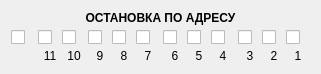
  <widget class="QWidget" name="verticalLayoutWidget_4">
   <property name="geometry">
    <rect>
     <x>10</x>
     <y>10</y>
     <width>321</width>
     <height>62</height>
    </rect>
   </property>
   <layout class="QVBoxLayout" name="verticalLayout_6">
    <property name="spacing">
     <number>0</number>
    </property>
    <item>
     <widget class="QLabel" name="label_41">
      <property name="font">
       <font>
        <weight>75</weight>
        <bold>true</bold>
       </font>
      </property>
      <property name="text">
       <string>ОСТАНОВКА ПО АДРЕСУ</string>
      </property>
      <property name="alignment">
       <set>Qt::AlignCenter</set>
      </property>
     </widget>
    </item>
    <item>
     <layout class="QGridLayout" name="gridLayout_2">
      <property name="spacing">
       <number>0</number>
      </property>
      <item row="0" column="3">
       <widget class="Switch" name="ab10">
        <property name="minimumSize">
         <size>
          <width>24</width>
          <height>24</height>
         </size>
        </property>
        <property name="maximumSize">
         <size>
          <width>24</width>
          <height>24</height>
         </size>
        </property>
        <property name="text">
         <string/>
        </property>
        <attribute name="buttonGroup">
         <string notr="true">addressBlockGroup</string>
        </attribute>
       </widget>
      </item>
      <item row="0" column="9">
       <widget class="Switch" name="ab6">
        <property name="minimumSize">
         <size>
          <width>24</width>
          <height>24</height>
         </size>
        </property>
        <property name="maximumSize">
         <size>
          <width>24</width>
          <height>24</height>
         </size>
        </property>
        <property name="text">
         <string/>
        </property>
        <attribute name="buttonGroup">
         <string notr="true">addressBlockGroup</string>
        </attribute>
       </widget>
      </item>
      <item row="0" column="0">
       <widget class="Switch" name="abUse">
        <property name="minimumSize">
         <size>
          <width>24</width>
          <height>24</height>
         </size>
        </property>
        <property name="maximumSize">
         <size>
          <width>24</width>
          <height>24</height>
         </size>
        </property>
        <property name="text">
         <string/>
        </property>
        <attribute name="buttonGroup">
         <string notr="true">addressBlockGroup</string>
        </attribute>
       </widget>
      </item>
      <item row="0" column="11">
       <widget class="Switch" name="ab4">
        <property name="minimumSize">
         <size>
          <width>24</width>
          <height>24</height>
         </size>
        </property>
        <property name="maximumSize">
         <size>
          <width>24</width>
          <height>24</height>
         </size>
        </property>
        <property name="text">
         <string/>
        </property>
        <attribute name="buttonGroup">
         <string notr="true">addressBlockGroup</string>
        </attribute>
       </widget>
      </item>
      <item row="0" column="5">
       <widget class="Switch" name="ab9">
        <property name="minimumSize">
         <size>
          <width>24</width>
          <height>24</height>
         </size>
        </property>
        <property name="maximumSize">
         <size>
          <width>24</width>
          <height>24</height>
         </size>
        </property>
        <property name="text">
         <string/>
        </property>
        <attribute name="buttonGroup">
         <string notr="true">addressBlockGroup</string>
        </attribute>
       </widget>
      </item>
      <item row="0" column="8">
       <spacer name="horizontalSpacer_6">
        <property name="orientation">
         <enum>Qt::Horizontal</enum>
        </property>
        <property name="sizeHint" stdset="0">
         <size>
          <width>40</width>
          <height>20</height>
         </size>
        </property>
       </spacer>
      </item>
      <item row="0" column="1">
       <spacer name="horizontalSpacer_8">
        <property name="orientation">
         <enum>Qt::Horizontal</enum>
        </property>
        <property name="sizeHint" stdset="0">
         <size>
          <width>40</width>
          <height>20</height>
         </size>
        </property>
       </spacer>
      </item>
      <item row="0" column="4">
       <spacer name="horizontalSpacer_5">
        <property name="orientation">
         <enum>Qt::Horizontal</enum>
        </property>
        <property name="sizeHint" stdset="0">
         <size>
          <width>40</width>
          <height>20</height>
         </size>
        </property>
       </spacer>
      </item>
      <item row="0" column="7">
       <widget class="Switch" name="ab7">
        <property name="minimumSize">
         <size>
          <width>24</width>
          <height>24</height>
         </size>
        </property>
        <property name="maximumSize">
         <size>
          <width>24</width>
          <height>24</height>
         </size>
        </property>
        <property name="text">
         <string/>
        </property>
        <attribute name="buttonGroup">
         <string notr="true">addressBlockGroup</string>
        </attribute>
       </widget>
      </item>
      <item row="0" column="14">
       <widget class="Switch" name="ab2">
        <property name="minimumSize">
         <size>
          <width>24</width>
          <height>24</height>
         </size>
        </property>
        <property name="maximumSize">
         <size>
          <width>24</width>
          <height>24</height>
         </size>
        </property>
        <property name="text">
         <string/>
        </property>
        <attribute name="buttonGroup">
         <string notr="true">addressBlockGroup</string>
        </attribute>
       </widget>
      </item>
      <item row="0" column="15">
       <widget class="Switch" name="ab1">
        <property name="minimumSize">
         <size>
          <width>24</width>
          <height>24</height>
         </size>
        </property>
        <property name="maximumSize">
         <size>
          <width>24</width>
          <height>24</height>
         </size>
        </property>
        <property name="text">
         <string/>
        </property>
        <attribute name="buttonGroup">
         <string notr="true">addressBlockGroup</string>
        </attribute>
       </widget>
      </item>
      <item row="0" column="2">
       <widget class="Switch" name="ab11">
        <property name="minimumSize">
         <size>
          <width>24</width>
          <height>24</height>
         </size>
        </property>
        <property name="maximumSize">
         <size>
          <width>24</width>
          <height>24</height>
         </size>
        </property>
        <property name="text">
         <string/>
        </property>
        <attribute name="buttonGroup">
         <string notr="true">addressBlockGroup</string>
        </attribute>
       </widget>
      </item>
      <item row="0" column="6">
       <widget class="Switch" name="ab8">
        <property name="minimumSize">
         <size>
          <width>24</width>
          <height>24</height>
         </size>
        </property>
        <property name="maximumSize">
         <size>
          <width>24</width>
          <height>24</height>
         </size>
        </property>
        <property name="text">
         <string/>
        </property>
        <attribute name="buttonGroup">
         <string notr="true">addressBlockGroup</string>
        </attribute>
       </widget>
      </item>
      <item row="0" column="12">
       <spacer name="horizontalSpacer_7">
        <property name="orientation">
         <enum>Qt::Horizontal</enum>
        </property>
        <property name="sizeHint" stdset="0">
         <size>
          <width>40</width>
          <height>20</height>
         </size>
        </property>
       </spacer>
      </item>
      <item row="0" column="10">
       <widget class="Switch" name="ab5">
        <property name="minimumSize">
         <size>
          <width>24</width>
          <height>24</height>
         </size>
        </property>
        <property name="maximumSize">
         <size>
          <width>24</width>
          <height>24</height>
         </size>
        </property>
        <property name="text">
         <string/>
        </property>
        <attribute name="buttonGroup">
         <string notr="true">addressBlockGroup</string>
        </attribute>
       </widget>
      </item>
      <item row="0" column="13">
       <widget class="Switch" name="ab3">
        <property name="minimumSize">
         <size>
          <width>24</width>
          <height>24</height>
         </size>
        </property>
        <property name="maximumSize">
         <size>
          <width>24</width>
          <height>24</height>
         </size>
        </property>
        <property name="text">
         <string/>
        </property>
        <attribute name="buttonGroup">
         <string notr="true">addressBlockGroup</string>
        </attribute>
       </widget>
      </item>
      <item row="1" column="15">
       <widget class="QLabel" name="label_13">
        <property name="text">
         <string>1</string>
        </property>
        <property name="alignment">
         <set>Qt::AlignCenter</set>
        </property>
       </widget>
      </item>
      <item row="1" column="14">
       <widget class="QLabel" name="label_14">
        <property name="text">
         <string>2</string>
        </property>
        <property name="alignment">
         <set>Qt::AlignCenter</set>
        </property>
       </widget>
      </item>
      <item row="1" column="13">
       <widget class="QLabel" name="label_15">
        <property name="text">
         <string>3</string>
        </property>
        <property name="alignment">
         <set>Qt::AlignCenter</set>
        </property>
       </widget>
      </item>
      <item row="1" column="11">
       <widget class="QLabel" name="label_16">
        <property name="text">
         <string>4</string>
        </property>
        <property name="alignment">
         <set>Qt::AlignCenter</set>
        </property>
       </widget>
      </item>
      <item row="1" column="10">
       <widget class="QLabel" name="label_17">
        <property name="text">
         <string>5</string>
        </property>
        <property name="alignment">
         <set>Qt::AlignCenter</set>
        </property>
       </widget>
      </item>
      <item row="1" column="9">
       <widget class="QLabel" name="label_18">
        <property name="text">
         <string>6</string>
        </property>
        <property name="alignment">
         <set>Qt::AlignCenter</set>
        </property>
       </widget>
      </item>
      <item row="1" column="7">
       <widget class="QLabel" name="label_19">
        <property name="text">
         <string>7</string>
        </property>
        <property name="alignment">
         <set>Qt::AlignCenter</set>
        </property>
       </widget>
      </item>
      <item row="1" column="6">
       <widget class="QLabel" name="label_20">
        <property name="text">
         <string>8</string>
        </property>
        <property name="alignment">
         <set>Qt::AlignCenter</set>
        </property>
       </widget>
      </item>
      <item row="1" column="5">
       <widget class="QLabel" name="label_21">
        <property name="text">
         <string>9</string>
        </property>
        <property name="alignment">
         <set>Qt::AlignCenter</set>
        </property>
       </widget>
      </item>
      <item row="1" column="3">
       <widget class="QLabel" name="label_22">
        <property name="text">
         <string>10</string>
        </property>
        <property name="alignment">
         <set>Qt::AlignCenter</set>
        </property>
       </widget>
      </item>
      <item row="1" column="2">
       <widget class="QLabel" name="label_23">
        <property name="text">
         <string>11</string>
        </property>
        <property name="alignment">
         <set>Qt::AlignCenter</set>
        </property>
       </widget>
      </item>
     </layout>
    </item>
   </layout>
  </widget>
